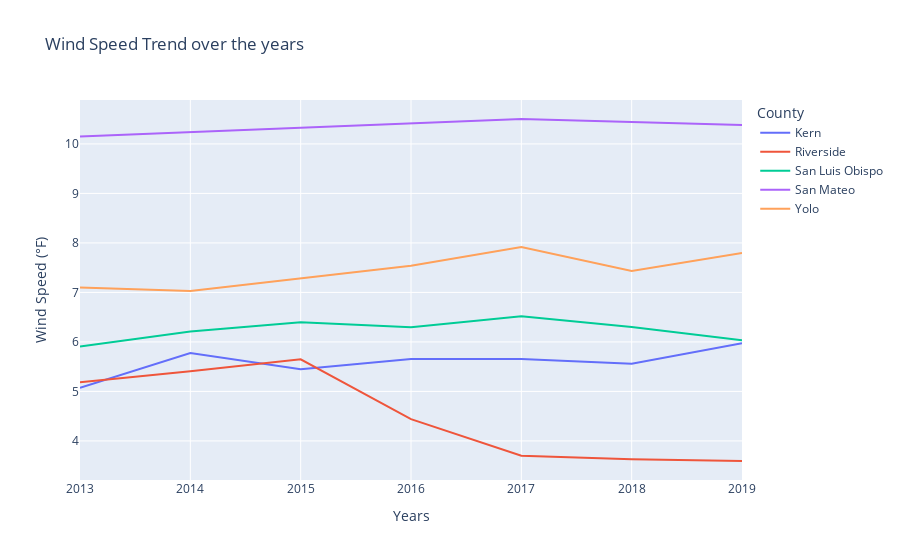

Write notebook code for a chart like this one.
### Markdown cell above
Although the magnitude of the projected temperature rises and wind speed changes are still uncertain, modelling based on mean figures show that ecological, economic, and social disruptions are likely.

### Code cell
px.line(data_frame = dftest, x = 'Date', y = 'Wind',color = 'County',labels={"Date": "Years", "Wind": "Wind Speed (°F)"},title='Wind Speed Trend over the years')

### Figure 1 — Plotly figure (JSON) as saved in the notebook; plotly's stock layout.template omitted (floating-point values rounded to 4 significant figures)
{"data": [{"hovertemplate": "County=Kern<br>Years=%{x}<br>Wind Speed (°F)=%{y}<extra></extra>", "legendgroup": "Kern", "line": {"color": "#636efa", "dash": "solid"}, "marker": {"symbol": "circle"}, "mode": "lines", "name": "Kern", "orientation": "v", "showlegend": true, "type": "scatter", "x": [2013, 2014, 2015, 2016, 2017, 2018, 2019], "xaxis": "x", "y": [5.071, 5.774, 5.448, 5.656, 5.657, 5.558, 5.975], "yaxis": "y"}, {"hovertemplate": "County=Riverside<br>Years=%{x}<br>Wind Speed (°F)=%{y}<extra></extra>", "legendgroup": "Riverside", "line": {"color": "#EF553B", "dash": "solid"}, "marker": {"symbol": "circle"}, "mode": "lines", "name": "Riverside", "orientation": "v", "showlegend": true, "type": "scatter", "x": [2013, 2014, 2015, 2016, 2017, 2018, 2019], "xaxis": "x", "y": [5.188, 5.409, 5.648, 4.441, 3.703, 3.627, 3.594], "yaxis": "y"}, {"hovertemplate": "County=San Luis Obispo<br>Years=%{x}<br>Wind Speed (°F)=%{y}<extra></extra>", "legendgroup": "San Luis Obispo", "line": {"color": "#00cc96", "dash": "solid"}, "marker": {"symbol": "circle"}, "mode": "lines", "name": "San Luis Obispo", "orientation": "v", "showlegend": true, "type": "scatter", "x": [2013, 2014, 2015, 2016, 2017, 2018, 2019], "xaxis": "x", "y": [5.908, 6.211, 6.396, 6.295, 6.52, 6.299, 6.033], "yaxis": "y"}, {"hovertemplate": "County=San Mateo<br>Years=%{x}<br>Wind Speed (°F)=%{y}<extra></extra>", "legendgroup": "San Mateo", "line": {"color": "#ab63fa", "dash": "solid"}, "marker": {"symbol": "circle"}, "mode": "lines", "name": "San Mateo", "orientation": "v", "showlegend": true, "type": "scatter", "x": [2013, 2017, 2019], "xaxis": "x", "y": [10.15, 10.5, 10.38], "yaxis": "y"}, {"hovertemplate": "County=Yolo<br>Years=%{x}<br>Wind Speed (°F)=%{y}<extra></extra>", "legendgroup": "Yolo", "line": {"color": "#FFA15A", "dash": "solid"}, "marker": {"symbol": "circle"}, "mode": "lines", "name": "Yolo", "orientation": "v", "showlegend": true, "type": "scatter", "x": [2013, 2014, 2016, 2017, 2018, 2019], "xaxis": "x", "y": [7.102, 7.027, 7.539, 7.918, 7.431, 7.795], "yaxis": "y"}], "layout": {"legend": {"title": {"text": "County"}, "tracegroupgap": 0}, "title": {"text": "Wind Speed Trend over the years"}, "xaxis": {"anchor": "y", "domain": [0, 1], "title": {"text": "Years"}}, "yaxis": {"anchor": "x", "domain": [0, 1], "title": {"text": "Wind Speed (°F)"}}}}
